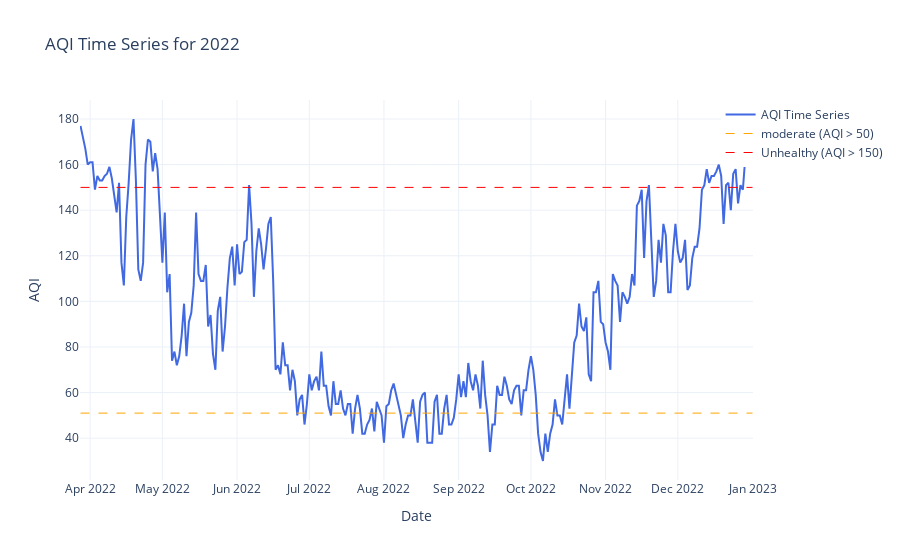

Notebook code cell kept with this figure:
### Code cell
data_2022 = pd.read_csv('data/Kathmandu_2022.csv')

# Then pass the DataFrame to the function
aqi_2022 = plot_aqi_time_series(data_2022, '2022')

### Figure 1 — Plotly figure (JSON) as saved in the notebook; plotly's stock layout.template omitted (floating-point values rounded to 4 significant figures; data arrays with more than 128 entries replaced by an {"elided": "..."} marker saying what was removed)
{"data": [{"line": {"color": "royalblue", "width": 2}, "mode": "lines", "name": "AQI Time Series", "type": "scatter", "x": {"elided": "280 str values"}, "y": {"elided": "280 int values"}}, {"line": {"color": "orange", "dash": "dash", "width": 1}, "mode": "lines", "name": "moderate (AQI > 50)", "type": "scatter", "x": [null], "y": [null]}, {"line": {"color": "red", "dash": "dash", "width": 1}, "mode": "lines", "name": "Unhealthy (AQI > 150)", "type": "scatter", "x": [null], "y": [null]}], "layout": {"legend": {"orientation": "v", "x": 1.2, "xanchor": "right", "y": 1, "yanchor": "top"}, "shapes": [{"line": {"color": "orange", "dash": "dash", "width": 1}, "type": "line", "x0": "2022-03-28T00:00:00", "x1": "2023-01-01T00:00:00", "y0": 51, "y1": 51}, {"line": {"color": "red", "dash": "dash", "width": 1}, "type": "line", "x0": "2022-03-28T00:00:00", "x1": "2023-01-01T00:00:00", "y0": 150, "y1": 150}], "title": {"text": "AQI Time Series for 2022"}, "xaxis": {"title": {"text": "Date"}}, "yaxis": {"title": {"text": "AQI"}}}}
